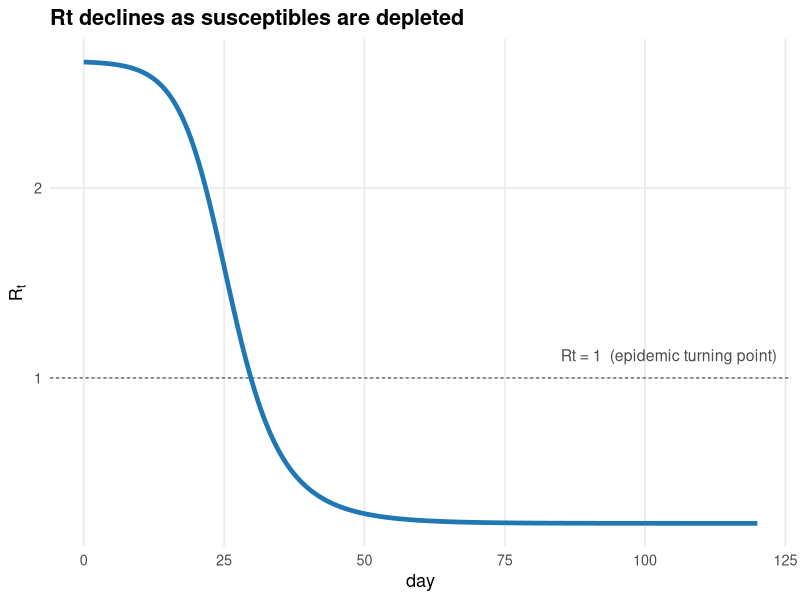
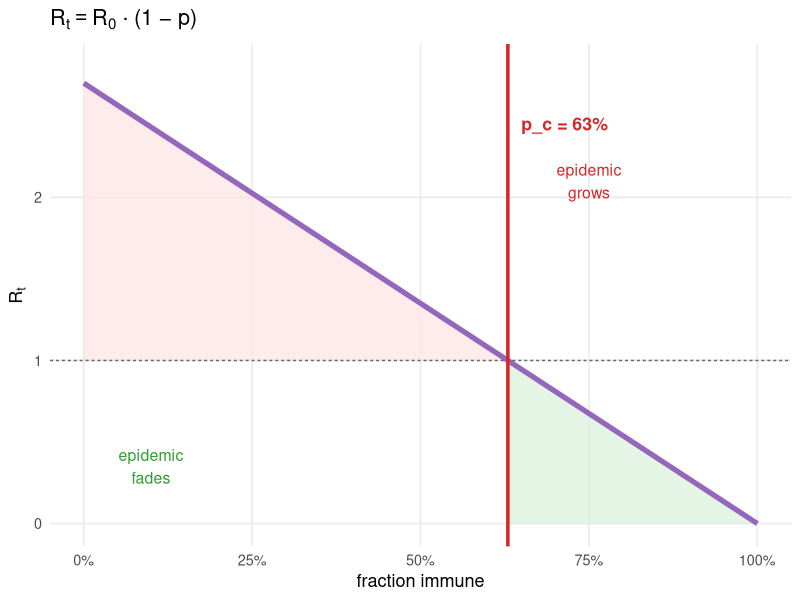
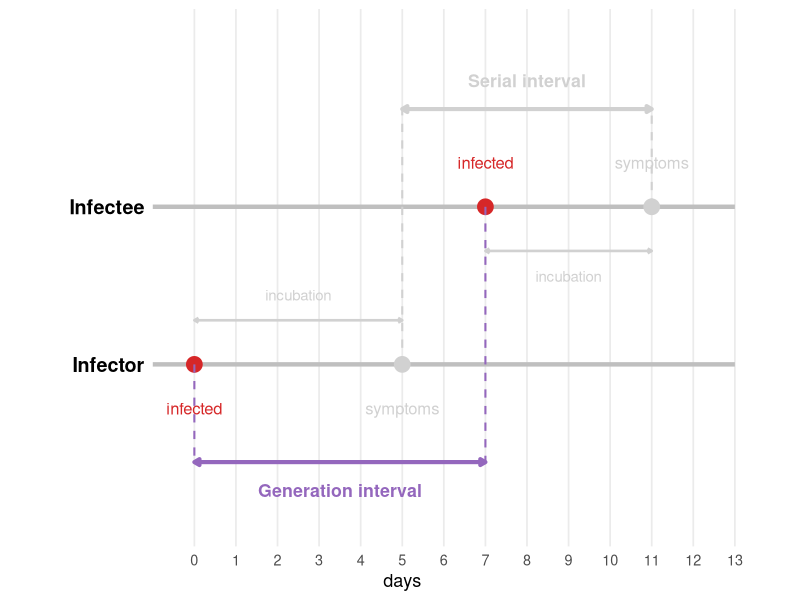
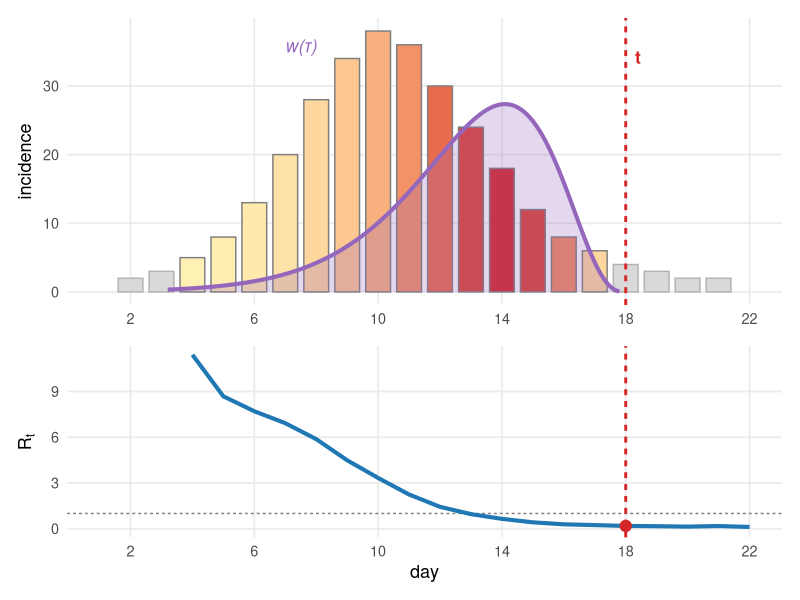
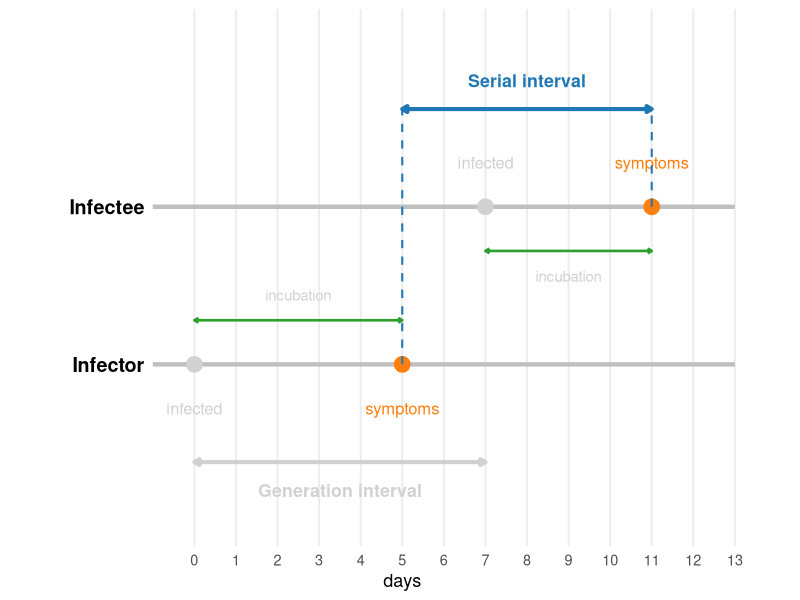
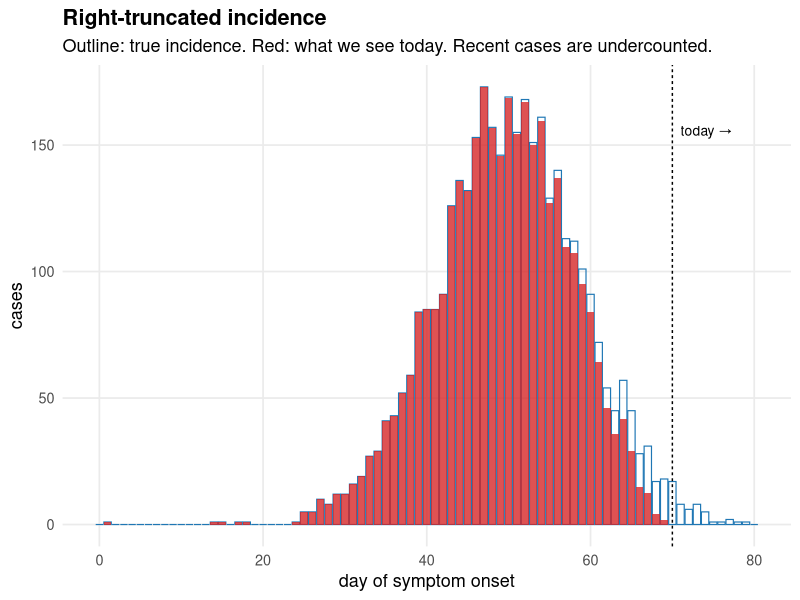
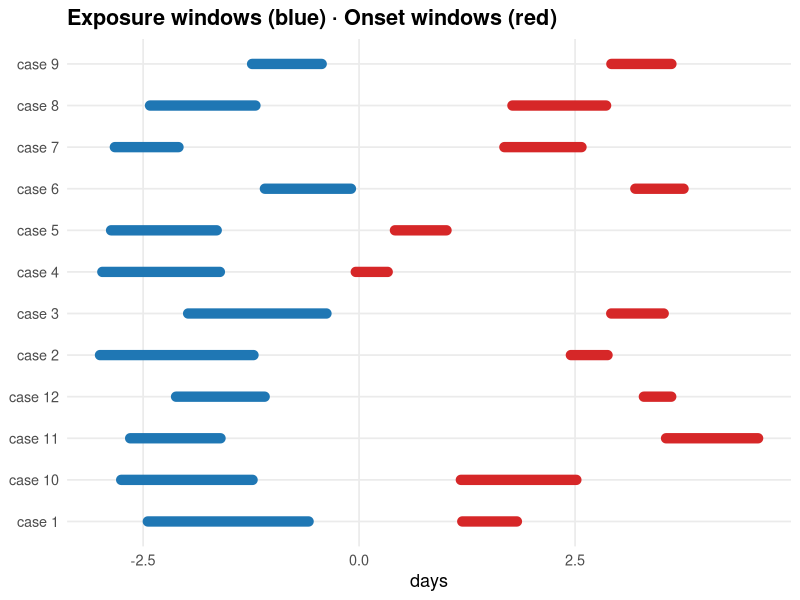
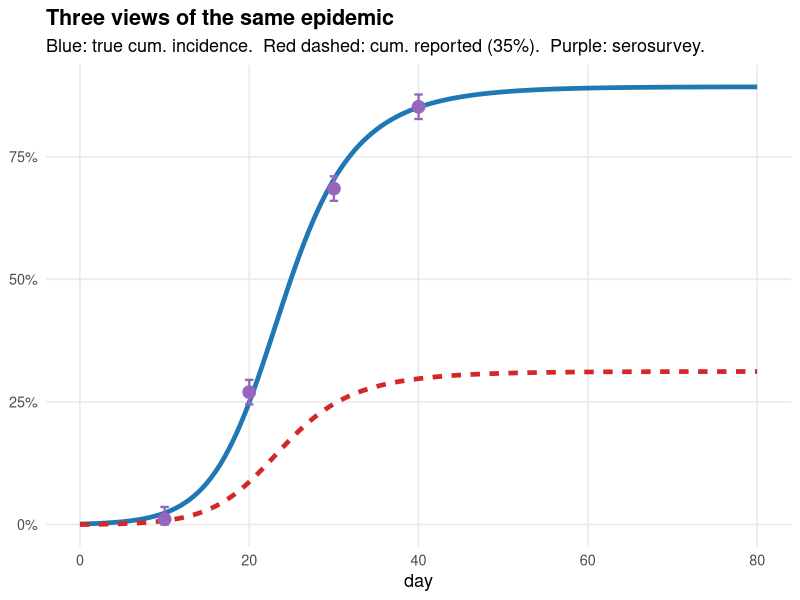

Here is the R script that generated these plots, in order:
## ---- chunk 1
#| include: false
suppressPackageStartupMessages({
  library(ggplot2)
  library(dplyr)
  library(tidyr)
  library(deSolve)
  library(patchwork)
})
theme_set(theme_minimal(base_size = 13) +
  theme(panel.grid.minor = element_blank(),
        plot.title = element_text(face = "bold")))
pal <- c(S = "#1f77b4", E = "#9467bd", I = "#d62728", R = "#2ca02c", D = "#7f7f7f")
sir <- function(t, y, p) {
  with(as.list(c(y, p)), {
    dS <- -beta * S * I / N
    dI <-  beta * S * I / N - gamma * I
    dR <-  gamma * I
    list(c(dS, dI, dR))
  })
}
## ---- chunk 2
#| fig-height: 4.2
out <- as.data.frame(ode(c(S = 0.999, I = 0.001, R = 0),
                         seq(0, 120, 0.5), sir,
                         parms = c(beta = 0.4, gamma = 0.15, N = 1)))
out$Rt <- (0.4 / 0.15) * out$S
ggplot(out, aes(time, Rt)) +
  geom_hline(yintercept = 1, linetype = "22", colour = "grey40") +
  geom_line(linewidth = 1.6, colour = "#1f77b4") +
  annotate("text", x = 85, y = 1.12, label = "Rt = 1  (epidemic turning point)",
           colour = "grey30", size = 4, hjust = 0) +
  labs(x = "day", y = expression(R[t]),
       title = "Rt declines as susceptibles are depleted")
## ---- chunk 3
#| fig-height: 4.0
R0 <- 2.7
pc <- 1 - 1 / R0
p  <- seq(0, 1, 0.005)
df <- tibble(p, Rt = R0 * (1 - p))
ggplot(df, aes(p, Rt)) +
  geom_ribbon(data = filter(df, p <= pc),
              aes(ymin = 1, ymax = Rt), fill = "#fde2e2", alpha = 0.7) +
  geom_ribbon(data = filter(df, p >= pc),
              aes(ymin = 0, ymax = pmin(Rt, 1)), fill = "#d9f1d9", alpha = 0.7) +
  geom_line(linewidth = 1.8, colour = "#9467bd") +
  geom_hline(yintercept = 1, linetype = "22", colour = "grey40") +
  geom_vline(xintercept = pc, colour = "#d62728", linewidth = 1.2) +
  annotate("text", x = pc + 0.02, y = 2.45,
           label = sprintf("p_c = %.0f%%", pc * 100),
           colour = "#d62728", hjust = 0, size = 4.5, fontface = "bold") +
  annotate("text", x = 0.1,  y = 0.35, label = "epidemic\nfades",  colour = "#2ca02c", size = 4) +
  annotate("text", x = 0.75, y = 2.1,  label = "epidemic\ngrows",  colour = "#d62728", size = 4) +
  scale_x_continuous(labels = scales::percent, limits = c(0, 1)) +
  scale_y_continuous(limits = c(0, 2.8)) +
  labs(x = "fraction immune", y = expression(R[t]),
       title = expression(R[t] == R[0] * " · (1 − p)"))
## ---- chunk 4
#| fig-height: 3.8
t_A <- 0;  inc_A <- 5;  s_A <- t_A + inc_A
t_B <- 7;  inc_B <- 4;  s_B <- t_B + inc_B

col_inf <- "#d62728"; col_sym <- "#ff7f0e"
col_gi  <- "#9467bd"; col_si  <- "#1f77b4"; col_inc <- "#2ca02c"
col_dim <- "grey82"

ggplot() +
  geom_segment(aes(x = -1, xend = 13, y = 1, yend = 1), colour = "grey75", linewidth = 1.5) +
  geom_segment(aes(x = -1, xend = 13, y = 2, yend = 2), colour = "grey75", linewidth = 1.5) +
  geom_point(aes(x = c(t_A, s_A), y = c(1, 1), colour = c("infected", "symptoms")),
             size = 5, show.legend = FALSE) +
  geom_point(aes(x = c(t_B, s_B), y = c(2, 2), colour = c("infected", "symptoms")),
             size = 5, show.legend = FALSE) +
  scale_colour_manual(values = c(infected = col_inf, symptoms = col_dim)) +
  annotate("text", x = c(t_A, s_A), y = 0.72,
           label = c("infected", "symptoms"), colour = c(col_inf, col_dim),
           size = 4.2, hjust = 0.5) +
  annotate("text", x = c(t_B, s_B), y = 2.28,
           label = c("infected", "symptoms"), colour = c(col_inf, col_dim),
           size = 4.2, hjust = 0.5) +
  annotate("segment", x = t_A, xend = s_A, y = 1.28, yend = 1.28,
           colour = col_dim, linewidth = 0.9,
           arrow = arrow(ends = "both", length = unit(0.12, "cm"))) +
  annotate("text", x = (t_A + s_A)/2, y = 1.44,
           label = "incubation", colour = col_dim, size = 3.8, hjust = 0.5) +
  annotate("segment", x = t_B, xend = s_B, y = 1.72, yend = 1.72,
           colour = col_dim, linewidth = 0.9,
           arrow = arrow(ends = "both", length = unit(0.12, "cm"))) +
  annotate("text", x = (t_B + s_B)/2, y = 1.56,
           label = "incubation", colour = col_dim, size = 3.8, hjust = 0.5) +
  annotate("segment", x = t_A, xend = t_A, y = 1, yend = 0.38,
           colour = col_gi, linewidth = 0.7, linetype = "dashed") +
  annotate("segment", x = t_B, xend = t_B, y = 2, yend = 0.38,
           colour = col_gi, linewidth = 0.7, linetype = "dashed") +
  annotate("segment", x = t_A, xend = t_B, y = 0.38, yend = 0.38,
           colour = col_gi, linewidth = 1.4,
           arrow = arrow(ends = "both", length = unit(0.15, "cm"), type = "closed")) +
  annotate("text", x = (t_A + t_B)/2, y = 0.20,
           label = "Generation interval", colour = col_gi, size = 4.5, fontface = "bold") +
  annotate("segment", x = s_A, xend = s_A, y = 1, yend = 2.62,
           colour = col_dim, linewidth = 0.7, linetype = "dashed") +
  annotate("segment", x = s_B, xend = s_B, y = 2, yend = 2.62,
           colour = col_dim, linewidth = 0.7, linetype = "dashed") +
  annotate("segment", x = s_A, xend = s_B, y = 2.62, yend = 2.62,
           colour = col_dim, linewidth = 1.4,
           arrow = arrow(ends = "both", length = unit(0.15, "cm"), type = "closed")) +
  annotate("text", x = (s_A + s_B)/2, y = 2.80,
           label = "Serial interval", colour = col_dim, size = 4.5, fontface = "bold") +
  annotate("text", x = -1.2, y = c(1, 2),
           label = c("Infector", "Infectee"),
           hjust = 1, size = 5, fontface = "bold") +
  scale_x_continuous(breaks = 0:13, limits = c(-3.5, 13.5)) +
  scale_y_continuous(limits = c(0, 3.1)) +
  labs(x = "days", y = NULL) +
  theme(axis.text.y = element_blank(), axis.ticks.y = element_blank(),
        panel.grid.major.y = element_blank(), panel.grid.minor = element_blank(),
        panel.grid.major.x = element_line(colour = "grey92"))
## ---- chunk 5
#| fig-height: 4.0
set.seed(42)
days  <- 1:22
cases <- c(1,2,3,5,8,13,20,28,34,38,36,30,24,18,12,8,6,4,3,2,2,1)
t_now <- 18
tau_max <- 15
gi <- function(tau) dgamma(tau, shape = 4, rate = 4/5.2)

df <- tibble(day = days, cases = cases) |>
  mutate(tau = t_now - day,
         w   = ifelse(tau > 0, gi(tau), 0),
         in_window = tau > 0 & tau < tau_max)
w_sum <- sum(df$w[df$in_window])
df    <- mutate(df, w_norm = w / w_sum)

tau_s <- seq(0.2, tau_max - 0.2, 0.1)
gi_df <- tibble(tau = tau_s, day = t_now - tau_s, dens = gi(tau_s))
sc    <- max(cases) * 0.72 / max(gi_df$dens)
gi_df <- mutate(gi_df, dens_sc = dens * sc)

# Rt via renewal equation
Rt_est <- rep(NA_real_, length(days))
for (i in seq_along(days)) {
  t    <- days[i]
  lags <- seq_len(min(t - 1L, tau_max))
  if (length(lags) == 0L) next
  denom <- sum(cases[t - lags] * gi(lags))
  if (denom > 0) Rt_est[i] <- cases[t] / denom
}
rt_df <- tibble(day = days, Rt = Rt_est) |> filter(!is.na(Rt), day > 3)

# Top: incidence + GI curve
p_inc <- ggplot() +
  geom_col(data = filter(df, !in_window),
           aes(day, cases), fill = "grey85", colour = "grey70", width = 0.8) +
  geom_col(data = filter(df, in_window),
           aes(day, cases, fill = w_norm), colour = "grey50", width = 0.8) +
  scale_fill_gradient(low = "#fff0b3", high = "#d62728", guide = "none") +
  geom_ribbon(data = gi_df, aes(day, ymin = 0, ymax = dens_sc),
              fill = "#9467bd", alpha = 0.25) +
  geom_line(data = gi_df, aes(day, dens_sc), colour = "#9467bd", linewidth = 1.4) +
  geom_vline(xintercept = t_now, colour = "#d62728", linewidth = 1, linetype = "22") +
  annotate("text", x = t_now + 0.3, y = max(cases) * 0.9,
           label = "t", colour = "#d62728", hjust = 0, fontface = "bold", size = 4.5) +
  annotate("text", x = 7.5, y = sc * gi(5.5) * 1.6,
           label = "w(τ)", colour = "#9467bd", size = 4.5, fontface = "italic") +
  scale_x_continuous(breaks = seq(2, 22, 4), limits = c(1, 22)) +
  labs(x = NULL, y = "incidence")

# Bottom: Rt
p_rt <- ggplot(rt_df, aes(day, Rt)) +
  geom_hline(yintercept = 1, linetype = "22", colour = "grey50") +
  geom_line(colour = "#1f77b4", linewidth = 1.4) +
  geom_point(data = filter(rt_df, day == t_now),
             colour = "#d62728", size = 3.5) +
  geom_vline(xintercept = t_now, colour = "#d62728", linewidth = 1, linetype = "22") +
  scale_x_continuous(breaks = seq(2, 22, 4), limits = c(1, 22)) +
  scale_y_continuous(limits = c(0, NA)) +
  labs(x = "day", y = expression(R[t]))

p_inc / p_rt + plot_layout(heights = c(3, 2))
## ---- chunk 6
#| fig-height: 3.8
t_A <- 0;  inc_A <- 5;  s_A <- t_A + inc_A
t_B <- 7;  inc_B <- 4;  s_B <- t_B + inc_B

col_inf <- "#d62728"; col_sym <- "#ff7f0e"
col_gi  <- "#9467bd"; col_si  <- "#1f77b4"; col_inc <- "#2ca02c"
col_dim <- "grey82"

ggplot() +
  geom_segment(aes(x = -1, xend = 13, y = 1, yend = 1), colour = "grey75", linewidth = 1.5) +
  geom_segment(aes(x = -1, xend = 13, y = 2, yend = 2), colour = "grey75", linewidth = 1.5) +
  geom_point(aes(x = c(t_A, s_A), y = c(1, 1), colour = c("infected", "symptoms")),
             size = 5, show.legend = FALSE) +
  geom_point(aes(x = c(t_B, s_B), y = c(2, 2), colour = c("infected", "symptoms")),
             size = 5, show.legend = FALSE) +
  scale_colour_manual(values = c(infected = col_dim, symptoms = col_sym)) +
  annotate("text", x = c(t_A, s_A), y = 0.72,
           label = c("infected", "symptoms"), colour = c(col_dim, col_sym),
           size = 4.2, hjust = 0.5) +
  annotate("text", x = c(t_B, s_B), y = 2.28,
           label = c("infected", "symptoms"), colour = c(col_dim, col_sym),
           size = 4.2, hjust = 0.5) +
  annotate("segment", x = t_A, xend = s_A, y = 1.28, yend = 1.28,
           colour = col_inc, linewidth = 0.9,
           arrow = arrow(ends = "both", length = unit(0.12, "cm"))) +
  annotate("text", x = (t_A + s_A)/2, y = 1.44,
           label = "incubation", colour = col_dim, size = 3.8, hjust = 0.5) +
  annotate("segment", x = t_B, xend = s_B, y = 1.72, yend = 1.72,
           colour = col_inc, linewidth = 0.9,
           arrow = arrow(ends = "both", length = unit(0.12, "cm"))) +
  annotate("text", x = (t_B + s_B)/2, y = 1.56,
           label = "incubation", colour = col_dim, size = 3.8, hjust = 0.5) +
  annotate("segment", x = t_A, xend = t_B, y = 0.38, yend = 0.38,
           colour = col_dim, linewidth = 1.4,
           arrow = arrow(ends = "both", length = unit(0.15, "cm"), type = "closed")) +
  annotate("text", x = (t_A + t_B)/2, y = 0.20,
           label = "Generation interval", colour = col_dim, size = 4.5, fontface = "bold") +
  annotate("segment", x = s_A, xend = s_A, y = 1, yend = 2.62,
           colour = col_si, linewidth = 0.7, linetype = "dashed") +
  annotate("segment", x = s_B, xend = s_B, y = 2, yend = 2.62,
           colour = col_si, linewidth = 0.7, linetype = "dashed") +
  annotate("segment", x = s_A, xend = s_B, y = 2.62, yend = 2.62,
           colour = col_si, linewidth = 1.4,
           arrow = arrow(ends = "both", length = unit(0.15, "cm"), type = "closed")) +
  annotate("text", x = (s_A + s_B)/2, y = 2.80,
           label = "Serial interval", colour = col_si, size = 4.5, fontface = "bold") +
  annotate("text", x = -1.2, y = c(1, 2),
           label = c("Infector", "Infectee"),
           hjust = 1, size = 5, fontface = "bold") +
  scale_x_continuous(breaks = 0:13, limits = c(-3.5, 13.5)) +
  scale_y_continuous(limits = c(0, 3.1)) +
  labs(x = "days", y = NULL) +
  theme(axis.text.y = element_blank(), axis.ticks.y = element_blank(),
        panel.grid.major.y = element_blank(), panel.grid.minor = element_blank(),
        panel.grid.major.x = element_line(colour = "grey92"))
## ---- chunk 7
set.seed(3)
days <- 0:80
mu <- 160 * dnorm(days, 50, 9) / max(dnorm(days, 50, 9))
true_inc <- rpois(length(days), pmax(mu, 0.4))
delay_pmf <- dgamma(0:30, shape = 2, rate = 0.4)
delay_pmf <- delay_pmf / sum(delay_pmf)
today <- 70
reported <- rep(0, length(days))
for (d in seq_along(days)) {
  for (k in 0:30) {
    if (days[d] + k <= today)
      reported[d] <- reported[d] + true_inc[d] * delay_pmf[k+1]
  }
}
df <- tibble(day = days, `true incidence` = true_inc, `reported by today` = reported) |>
  pivot_longer(-day)
ggplot(df, aes(day, value, fill = name)) +
  geom_col(data = filter(df, name == "true incidence"),
           fill = NA, colour = "#1f77b4", linewidth = 0.4) +
  geom_col(data = filter(df, name == "reported by today"),
           fill = "#d62728", alpha = 0.8) +
  geom_vline(xintercept = today, linetype = "22") +
  annotate("text", x = today + 1, y = max(true_inc) * 0.9,
           label = "today →", hjust = 0, size = 3.5) +
  labs(x = "day of symptom onset", y = "cases",
       title = "Right-truncated incidence",
       subtitle = "Outline: true incidence. Red: what we see today. Recent cases are undercounted.")
## ---- chunk 8
set.seed(11)
n <- 12
df <- tibble(
  case = factor(paste("case", seq_len(n))),
  EL = runif(n, -3, -1), ER = EL + runif(n, 0.5, 2),
  OL = ER + runif(n, 1.5, 6), OR = OL + runif(n, 0.3, 1.5)
)
ggplot(df) +
  geom_segment(aes(x = EL, xend = ER, y = case, yend = case),
               colour = "#1f77b4", linewidth = 3.5, lineend = "round") +
  geom_segment(aes(x = OL, xend = OR, y = case, yend = case),
               colour = "#d62728", linewidth = 3.5, lineend = "round") +
  labs(x = "days", y = NULL,
       title = "Exposure windows (blue) · Onset windows (red)")
## ---- chunk 9
set.seed(5)
out_sero <- as.data.frame(ode(c(S = 0.999, I = 0.001, R = 0),
                              seq(0, 80, 0.5), sir,
                              parms = c(beta = 0.45, gamma = 0.18, N = 1)))
out_sero$cum_inc <- 1 - out_sero$S
sample_t <- c(10, 20, 30, 40)
samp <- tibble(t = sample_t,
               true = approx(out_sero$time, out_sero$cum_inc, sample_t)$y) |>
  mutate(observed = pmin(1, pmax(0, true + rnorm(n(), 0, 0.015))))
new_inf <- c(0, -diff(out_sero$S))
out_sero$cum_reported <- cumsum(pmax(0, new_inf)) * 0.35
ggplot() +
  geom_line(data = out_sero, aes(time, cum_inc),
            colour = "#1f77b4", linewidth = 1.6) +
  geom_line(data = out_sero, aes(time, cum_reported),
            colour = "#d62728", linewidth = 1.6, linetype = "22") +
  geom_point(data = samp, aes(t, observed), size = 4, colour = "#9467bd") +
  geom_errorbar(data = samp,
                aes(x = t, ymin = pmax(0, observed - 0.025), ymax = pmin(1, observed + 0.025)),
                width = 1, colour = "#9467bd", linewidth = 0.8) +
  scale_y_continuous(labels = scales::percent, limits = c(0, NA)) +
  labs(x = "day", y = NULL,
       title = "Three views of the same epidemic",
       subtitle = "Blue: true cum. incidence.  Red dashed: cum. reported (35%).  Purple: serosurvey.")
## ---- chunk 10
t <- seq(0, 180, 1)
true_VE  <- 0.3 + 0.6 * exp(-t / 90)
naive_VE <- true_VE - 0.12 * (1 - exp(-t / 50))
tibble(t, `true VE` = true_VE, `naive estimate (biased)` = naive_VE) |>
  pivot_longer(-t) |>
  ggplot(aes(t, value, colour = name)) +
  geom_line(linewidth = 1.5) +
  scale_colour_manual(values = c(`true VE` = "#1f77b4",
                                 `naive estimate (biased)` = "#d62728")) +
  scale_y_continuous(limits = c(0, 1), labels = scales::percent) +
  labs(x = "days since vaccination", y = "VE(t)", colour = NULL,
       title = "Apparent VE drops faster than true VE",
       subtitle = "Depletion of high-risk susceptibles creates the illusion of waning") +
  theme(legend.position = "bottom")
## ---- chunk 11
set.seed(8)
weeks <- 1:60
baseline <- 1000 + 20 * sin(2 * pi * weeks / 52)
epi_signal <- 700 * dnorm(weeks, 35, 5) / max(dnorm(weeks, 35, 5))
observed <- baseline + epi_signal + rnorm(length(weeks), 0, 25)
tibble(week = weeks, baseline, observed) |>
  ggplot(aes(week)) +
  geom_ribbon(aes(ymin = baseline, ymax = observed), fill = "#fff2cc", alpha = 0.9) +
  geom_line(aes(y = observed), colour = "#d62728", linewidth = 1.4) +
  geom_line(aes(y = baseline), colour = "#1f77b4", linewidth = 1.4, linetype = "22") +
  annotate("text", x = 35, y = 1500, label = "excess", colour = "#5a4500",
           size = 4.5, fontface = "bold") +
  labs(x = "week", y = "weekly deaths",
       title = "Excess mortality = area between curves",
       subtitle = "Blue dashed: expected baseline. Red: observed.")
